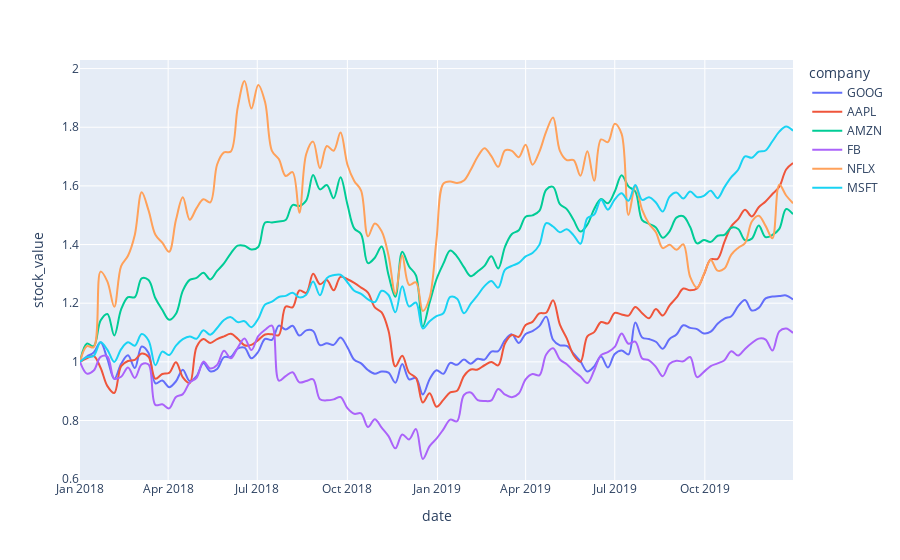

The notebook cell saved with this chart:
### Code cell
# Pivotar el DataFrame stocks
stocks_long = pd.melt(stocks, id_vars='date', var_name='company', value_name='stock_value')

# Ver las primeras filas del DataFrame pivotado
print(stocks_long.head())

# Visualizar la evolución de los precios de las acciones con Plotly Express
px.line(stocks_long, x='date', y='stock_value', color='company', line_shape='spline')
